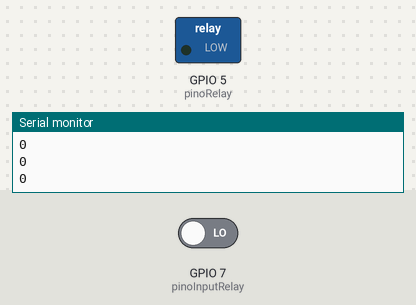
The sketch below on a simulated ESP32-S3. Shown: switched loads named in the sketch (green lamp = pin HIGH), the last lines printed to the serial monitor. The test bench sets the inputs (shaded band); at power-on: GPIO 7 (pinoInputRelay) LOW.

Above: at 6.8 s.
6.9 s: GPIO 7 (pinoInputRelay) driven HIGH
At 10.3 s:
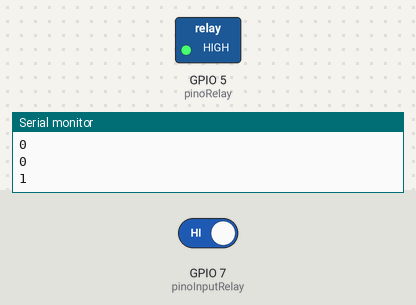
10.8 s: GPIO 7 (pinoInputRelay) driven LOW
At 12.6 s:
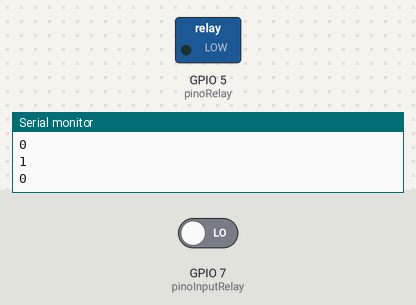
Timing chart, 0 to 14.1 s (numbered marks = the images above; inputs shaded):
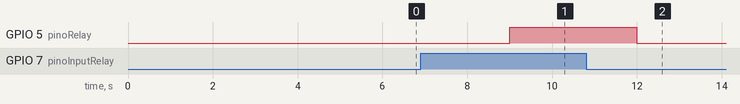

Measured:
- after the input at 6.9 s, GPIO 5 (pinoRelay): LOW → HIGH after 2.1 s
- after the input at 10.8 s, GPIO 5 (pinoRelay): HIGH → LOW after 1.2 s

The sketch:

esp_Relay.ino
```cpp
#include <WiFi.h>
//#include <HTTPClient.h>
//#include<iostream>
//#include <string>
using namespace std;

String lux;

const int pinoRelay = 5;
const int pinoInputRelay = 7;

unsigned long previousMillis = 0;
const long interval = 5000;

int relayState = 0;

void setup() {
  Serial.begin(115200);

  pinMode(pinoRelay, OUTPUT);
  pinMode(pinoInputRelay, INPUT);

  digitalWrite(pinoRelay, LOW);

}

void loop() {

  relayState = digitalRead(pinoInputRelay);
  Serial.println(relayState);


  if(relayState == HIGH){
    digitalWrite(pinoRelay, HIGH);
  }else{
    digitalWrite(pinoRelay, LOW);
  }

  delay(3000);

}
```
